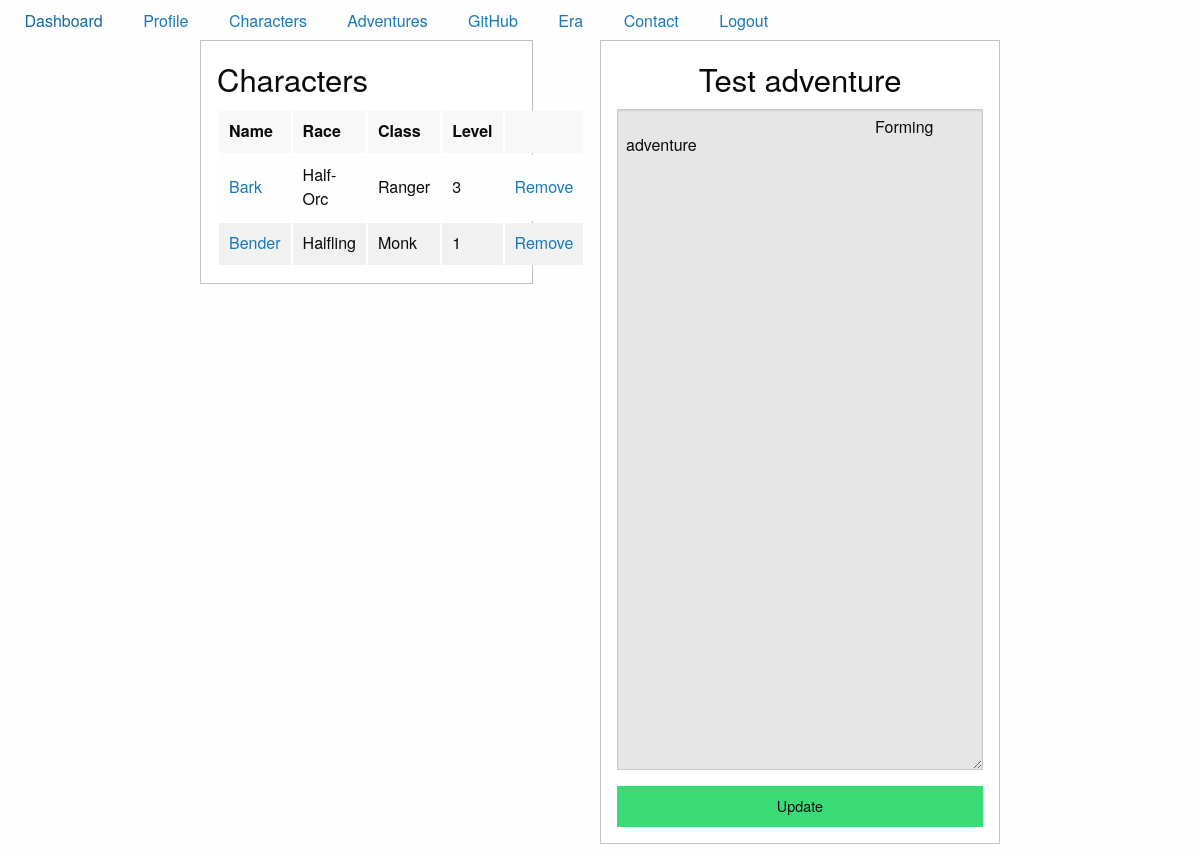
Page /private/adventures/adventures.php?id=1 (signed in) on the committed database.
### tables this page shows
create table pc(
id 			int not null primary key auto_increment,
name 		varchar(50) not null,
race 		varchar(50) not null,
class 		varchar(50) not null,
level 		int not null,
background	varchar(50) not null,
alignment	varchar(50),
hd 			varchar(5),
hp 			int,
proficiency int
);

create table adventure(
id 			int not null primary key auto_increment,
name 		varchar(50) not null,
dm 			int not null,
synopsis 	text
);

### config.php (called while the page is built, shortened)
<?php
if($_SERVER["HTTP_HOST"] == "localhost") {
	$route = "/ljetni-zadatak/";
} else if($_SERVER["HTTP_HOST"] == "jsostaric.byethost7.com") {
	$route = "/ljetniZadatak/";
	$mysqlHost="sql306.byethost7.com";
	$mysqlDB="b7_20129419_dnd";
	$mysqlUser="b7_20129419";
	$mysqlPass="Jura10os";
} else {
	$route = "/";
}

### private/adventures/adventures.php (the view, shortened to what this page needs)
<?php
include_once '../../config.php'; checkLogin();
?>
<!doctype html>
<html class="no-js" lang="en" dir="ltr">
	<head>
		<?php
		include_once '../../templates/head.php';
		?>
	</head>
	<body>
		<?php include_once '../../templates/menu.php'; ?>
		<div class="row">
			<div class="large-8 columns large-centered">
				<div class="row">
					<div class="large-5 columns callout">
						<h3>Characters</h3>
						<table>
						<thead>
							<tr>
								<th>Name</th>
								<th>Race</th>
								<th>Class</th>
								<th>Level</th>
								<th></th>
							</tr>
						</thead>
						<tbody>
							<?php $query = "select a.id, a.name, a.race, a.class, a.level
										from pc a
										inner join player_adventure b on a.id = b.pc
										where b.adventure = :id";
								$stmt = $conn->prepare($query);
								$stmt->execute(array("id" => $_GET["id"]));
								$result = $stmt->fetchAll(PDO::FETCH_OBJ);
								foreach($result as $row):
							?>
							<tr>
								<td><a href="<?php echo $route; ?>private/characters/chars.php?id=<?php echo $row->id; ?>"><?php echo $row->name; ?></a></td>
								<td><?php echo $row->race; ?></td>
								<td><?php echo $row->class; ?></td>
								<td><?php echo $row->level; ?></td>
								<td><a href="#">Remove</a></td>
							</tr>
							<?php endforeach; ?>
						</tbody>
						</table>
					</div>
					<div class="large-6 columns callout">
						<?php $query = "select * from adventure where id = :id";
						$stmt = $conn->prepare($query);
						$stmt->execute(array("id" => $_GET["id"]));
						$result = $stmt->fetchAll(PDO::FETCH_OBJ);
						foreach($result as $row):
						 ?>
						<h3 style="text-align: center;"><?php echo $row->name; ?></h3>
						<textarea name="synopsis" rows="35" readonly="true">
							<?php echo $row->synopsis; ?>
						</textarea>
						<?php endforeach; ?>
						<a href="edit.php?id=<?php echo $row->id; ?>" class= "success button expanded">Update</a>
					</div>
				</div>
			</div>
		</div>
	</body>
</html>

### css/app.css (style rules this page uses)
.row { max-width: 100%; }

### rows in the picture
pc: name "Bark", race "Half-Orc", class "Ranger", level "3"
pc: name "Bender", race "Halfling", class "Monk", level "1"
adventure: name "Test adventure", synopsis "Forming adventure"
